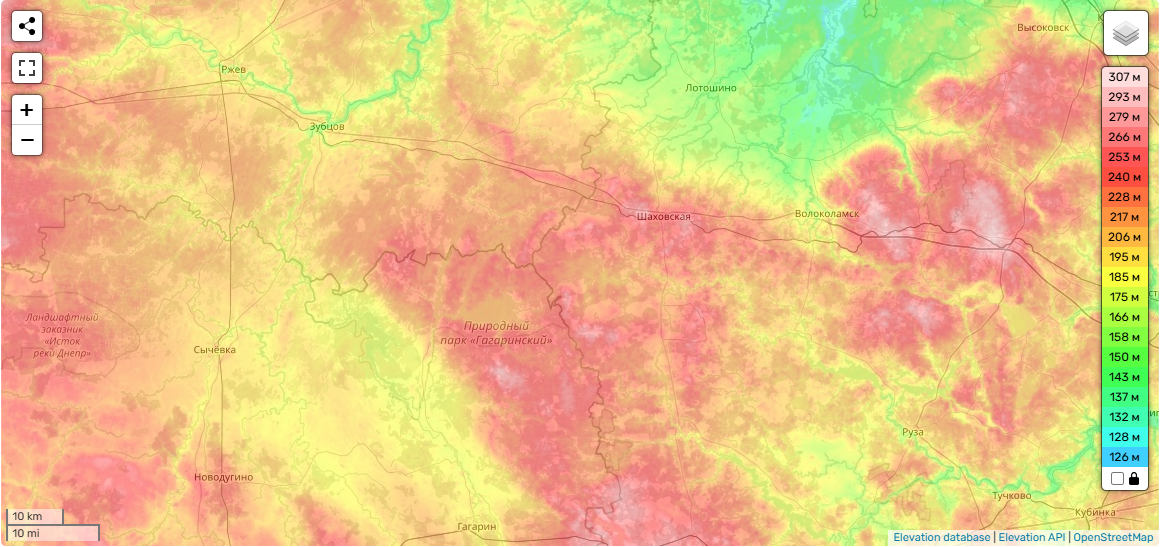
#> input picture pythonProject/image.png, 1161 x 547 px
$ python main.py
#> lines starting #> are read from the running program, lines starting #| are printed output that depends on the picture
import numpy as np
import matplotlib.pyplot as plt
import matplotlib
#from scipy.interpolate import interp1d
from PIL import Image

matplotlib.use('TkAgg') #Интерактивный режим работает должным образом

# Открытие картинки
def load_image(filename):
#> called with filename = 'image.png'
    img = Image.open(filename).convert('RGB')
    return np.array(img)

def map_color_2_evelation(rgb_image):
    evelation_colors ={
        (255, 0, 0):     307,   #Красный для 307 м
        (255, 69, 0):    293,   #Оражнево-красный для 293 м
        (255, 165, 0):   266,   #Оранжевый для 266 м
        (255, 255, 0):   240,   #Желтый для 240 м
        (253, 216, 53):  228,   #Светло-желтый для 228 м
        (173, 255, 47):  217,   #Желто-зеленый для 217 м
        (0, 255, 0):     195,   #Зеленый для 195 м
        (0, 200, 0):     185,   #Зеленый потемнее для 185 м
        (34, 139, 34):   175,   #Лесной зеленый для 175 м
        (0, 128, 0):     166,   #Темно-зеленый для 166 м
        (85, 107, 47):   150,   #Оливково-зеленый для 150 м
        (0, 206, 209):   137,   #Темно-голубой для 137 м
        (0, 255, 255):   132,   #Голубой для 132 м
        (0, 191, 255):   128,   #Глубокий небесно-голубой для 128 м
        (70, 130, 180):  126,   #Стальной синий для 126 м
        (0, 0, 128):     120,   #Формы морских офицеров для 120 м
        (0, 0, 0):       0,     #Черный для 0 м
    }

    color_keys = np.array(list(evelation_colors.keys()))
    elevation_values = np.array(list(evelation_colors.values()))

    def rgb_2_elevation(rgb):
        distances = np.linalg.norm(color_keys-rgb,axis=1)
        closest_index = distances.argsort()[:5] # Получить пять ближайших цветов
        weights = 1 /(distances[closest_index]+1e-5) # Взвешивание обратного расстояния с небольшим смещением
        weights /= weights.sum() # Нормализовать веса
        interpolated_elevation = np.dot(weights, elevation_values[closest_index])
        return interpolated_elevation

    elevation_map = np.zeros(rgb_image.shape[:2])
    for i in range(rgb_image.shape[0]):
        for j in range(rgb_image.shape[1]):
            rgb = rgb_image[i,j]
            elevation_map[i,j] = rgb_2_elevation(rgb)
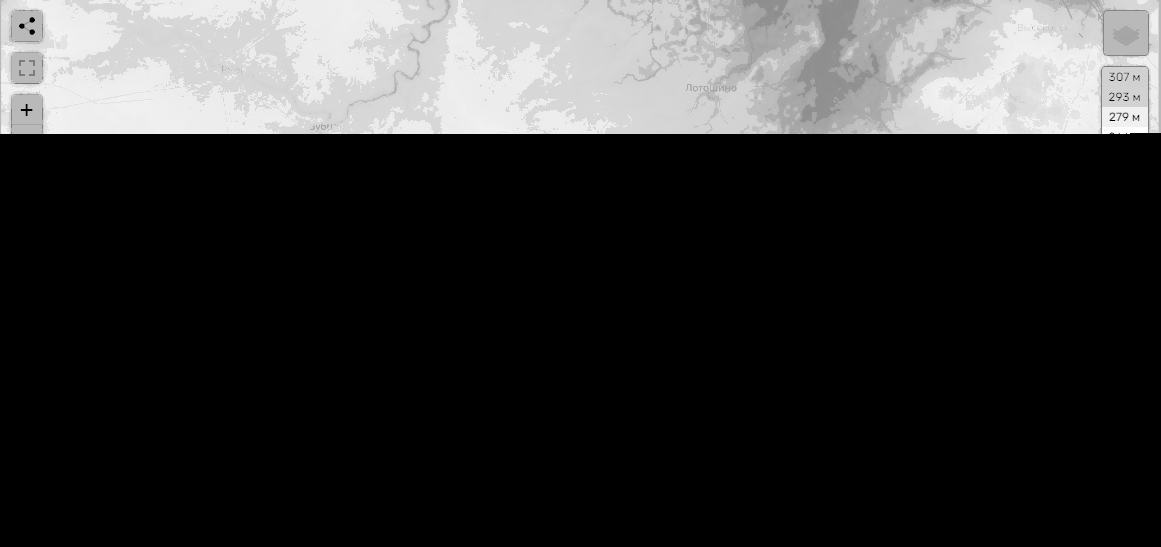
#> elevation_map: shape (547, 1161) float64; min 0, max 261.8, mean 53.5; drawn with min black and max white
    return elevation_map

def on_click(event, points):
    if event.xdata and event.ydata and event.button == 1:
        points.append((int(event.xdata), int(event.ydata)))
        print(f'Point selected: {int(event.xdata)}, {int(event.ydata)}')
    if len(points) == 2:
        plt.close()

def get_line_points(p1, p2):
    x_values = np.linspace(p1[0], p2[0], num=500)
    y_values = np.linspace(p1[1], p2[1], num=500)
    return np.column_stack((x_values, y_values))

def extract_elevation_profile(elevation_map, line_points):
    profile = []
    for x,y in line_points:
        if 0 <= int(y) < elevation_map.shape[0] and 0 <= int(x) < elevation_map.shape[1]:
            elevation = elevation_map[int(y), int(x)]
            profile.append(elevation)
    return np.array(profile)

#Программа
image_name =f'image.png' # лежит в той же папке, что и main.py
rgb_image = load_image(image_name)
#> (the run stopped early here; a loop or call above may not have finished)
